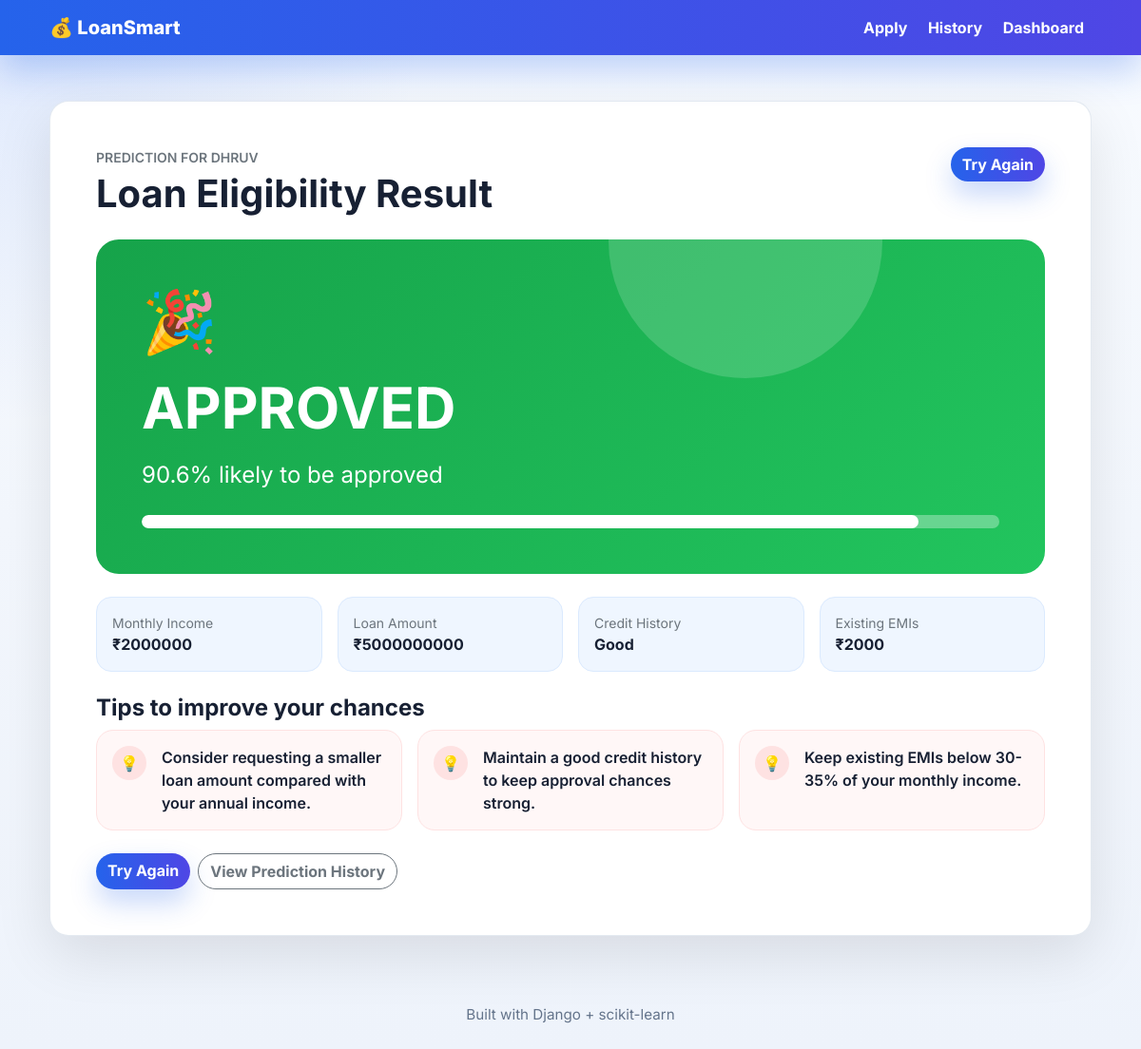
Page /result/4/ on the committed database.
### loan_app/models.py (models this page shows, shortened)
class LoanApplication(models.Model):
    GENDER_CHOICES = [
        ("Male", "Male"),
        ("Female", "Female"),
    ]
    EMPLOYMENT_CHOICES = [
        ("Salaried", "Salaried"),
        ("Self-Employed", "Self-Employed"),
        ("Unemployed", "Unemployed"),
    ]
    DURATION_CHOICES = [
        (12, "12 months"),
        (24, "24 months"),
        (36, "36 months"),
        (60, "60 months"),
    ]
    CREDIT_HISTORY_CHOICES = [
        ("Good", "Good"),
        ("Bad", "Bad"),
        ("No History", "No History"),
    ]
    DEPENDENTS_CHOICES = [
        ("0", "0"),
        ("1", "1"),
        ("2", "2"),
        ("3+", "3+"),
    ]
    PREDICTION_CHOICES = [
        ("APPROVED", "Approved"),
        ("REJECTED", "Rejected"),
    ]
    full_name = models.CharField(max_length=100)
    age = models.PositiveIntegerField()
    gender = models.CharField(max_length=10, choices=GENDER_CHOICES)
    monthly_income = models.PositiveIntegerField(help_text="Monthly income in ₹")
    employment_status = models.CharField(max_length=20, choices=EMPLOYMENT_CHOICES)
    loan_amount = models.PositiveIntegerField(help_text="Requested loan amount in ₹")
    loan_duration = models.PositiveIntegerField(choices=DURATION_CHOICES)
    credit_history = models.CharField(max_length=20, choices=CREDIT_HISTORY_CHOICES)
    dependents = models.CharField(max_length=2, choices=DEPENDENTS_CHOICES)
    existing_emis = models.PositiveIntegerField(default=0, help_text="Existing EMIs per month in ₹")
    prediction = models.CharField(
        max_length=10,
        choices=PREDICTION_CHOICES,
        blank=True,
    )
    confidence = models.FloatField(default=0)
    tips = models.JSONField(default=list, blank=True)
    created_at = models.DateTimeField(auto_now_add=True)
    class Meta:
        ordering = ["-created_at"]

### loan_app/views.py (the view)
# urls.py: path("result/<int:pk>/", views.result, name="result"),
def result(request, pk):
    application = get_object_or_404(LoanApplication, pk=pk)
    return render(request, "result.html", {"application": application})

### loan_app/templates/result.html (shortened to what this page needs)
{% extends "base.html" %}
{% block content %}
<div class="result-panel bg-white p-4 p-md-5">
    <div class="d-flex flex-column flex-md-row justify-content-between gap-3 mb-4">
        <div>
            <p class="text-uppercase text-secondary fw-semibold small mb-1">Prediction for {{ application.full_name }}</p>
            <h1 class="fw-bold mb-0">Loan Eligibility Result</h1>
        </div>
        <a class="btn btn-gradient align-self-start" href="{% url 'loan_app:form' %}">Try Again</a>
    </div>
    {% if application.prediction == "APPROVED" %}
        <div class="status-card status-approved p-4 p-md-5 mb-4">
            <div class="status-content">
                <div class="display-3 mb-2">🎉</div>
                <div class="badge-result fw-bold mb-2">APPROVED</div>
                <p class="fs-4 mb-4">{{ application.confidence }}% likely to be approved</p>
                <div class="confidence-track" aria-label="Confidence bar">
                    <div class="confidence-fill"></div>
                </div>
            </div>
        </div>
    {% endif %}
    <div class="row g-3 mb-4">
        <div class="col-md-3">
            <div class="metric p-3 h-100">
                <div class="text-secondary small">Monthly Income</div>
                <div class="fw-bold">₹{{ application.monthly_income }}</div>
            </div>
        </div>
        <div class="col-md-3">
            <div class="metric p-3 h-100">
                <div class="text-secondary small">Loan Amount</div>
                <div class="fw-bold">₹{{ application.loan_amount }}</div>
            </div>
        </div>
        <div class="col-md-3">
            <div class="metric p-3 h-100">
                <div class="text-secondary small">Credit History</div>
                <div class="fw-bold">{{ application.credit_history }}</div>
            </div>
        </div>
        <div class="col-md-3">
            <div class="metric p-3 h-100">
                <div class="text-secondary small">Existing EMIs</div>
                <div class="fw-bold">₹{{ application.existing_emis }}</div>
            </div>
        </div>
    </div>
    <h2 class="h4 fw-bold">Tips to improve your chances</h2>
    <div class="row g-3 mb-4">
        {% for tip in application.tips %}
            <div class="col-md-4">
                <div class="tip-card h-100 p-3 d-flex gap-3">
                    <span class="tip-icon">💡</span>
                    <div class="fw-semibold">{{ tip }}</div>
                </div>
            </div>
        {% endfor %}
    </div>
    <div class="d-flex flex-wrap gap-2">
        <a class="btn btn-gradient" href="{% url 'loan_app:form' %}">Try Again</a>
        <a class="btn btn-outline-secondary" href="{% url 'loan_app:history' %}">View Prediction History</a>
    </div>
</div>
{% endblock %}

### loan_app/templates/base.html (style rules this page uses)
:root { --brand-blue: #2563eb; --brand-indigo: #4f46e5; --ink: #172033; --muted: #64748b; --soft-blue: #eff6ff; --line: #e5e7eb; }
* { transition: background-color 0.2s ease, border-color 0.2s ease, box-shadow 0.2s ease, transform 0.2s ease; }
body { min-height: 100vh; background: radial-gradient(circle at top left, rgba(37, 99, 235, 0.12), transparent 28rem), linear-gradient(180deg, #f8fbff 0%, #eef3fb 100%); color: var(--ink); font-family: "Inter", system-ui, -apple-system, BlinkMacSystemFont, "Segoe UI", sans-serif; }
.form-card, .result-panel, .history-card { border: 1px solid rgba(226, 232, 240, 0.9); border-radius: 20px; box-shadow: 0 20px 60px rgba(0, 0, 0, 0.1); }
.badge-result { font-size: clamp(2rem, 5vw, 4rem); letter-spacing: 0; }
.metric { background: var(--soft-blue); border: 1px solid #dbeafe; border-radius: 16px; }
.btn { border-radius: 999px; font-weight: 700; }
.btn-gradient { background: linear-gradient(90deg, var(--brand-blue), var(--brand-indigo)); border: 0; color: #ffffff; box-shadow: 0 14px 28px rgba(37, 99, 235, 0.25); }

### rows in the picture
LoanApplication: full_name "DHRUV", confidence "90.6", monthly_income "2000000", loan_amount "5000000000", credit_history "Good", existing_emis "2000"

### other values in the picture
{{ tip }} "Consider requesting a smaller loan amount compared with your annual income." "Maintain a good credit history to keep approval chances strong." "Keep existing EMIs below 30-35% of your monthly income."
